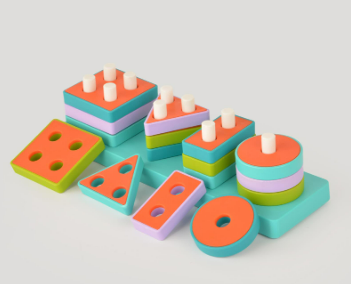
#> input picture Canny/geo.png, 351 x 284 px
$ python 'Canny(Image).py'
#> lines starting #> are read from the running program, lines starting #| are printed output that depends on the picture; after the words box and inside, x2 and y2 are one past the last pixel; in counts of white or black regions, pixels touching at a corner belong together
import cv2

# Görüntüyü yükle
image = cv2.imread('geo.png', 0)  # Grayscale olarak yükle
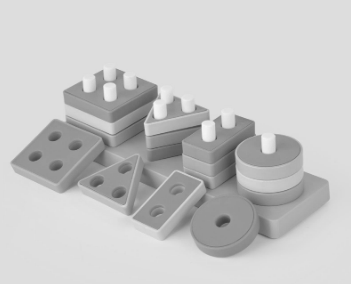
#> image: shape (284, 351); min 61, max 245, mean 198.5
cv2.imshow('Orjinal Resim', image)

# Gürültü azaltma
blurred_image = cv2.GaussianBlur(image, (5, 5), 1.4)

# Canny Kenar Algılama
edges = cv2.Canny(blurred_image, 50, 55)
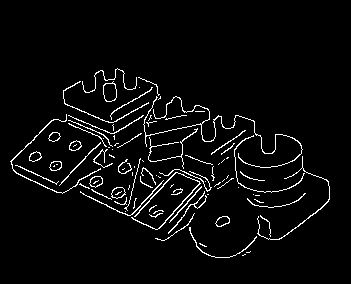
#> edges: shape (284, 351); 4.1% white in thin lines or dots, all inside (x1, y1, x2, y2) = (10, 68, 330, 258)

cv2.imshow('Canny Kenar Algilama', edges)

cv2.waitKey(0)
cv2.destroyAllWindows()
